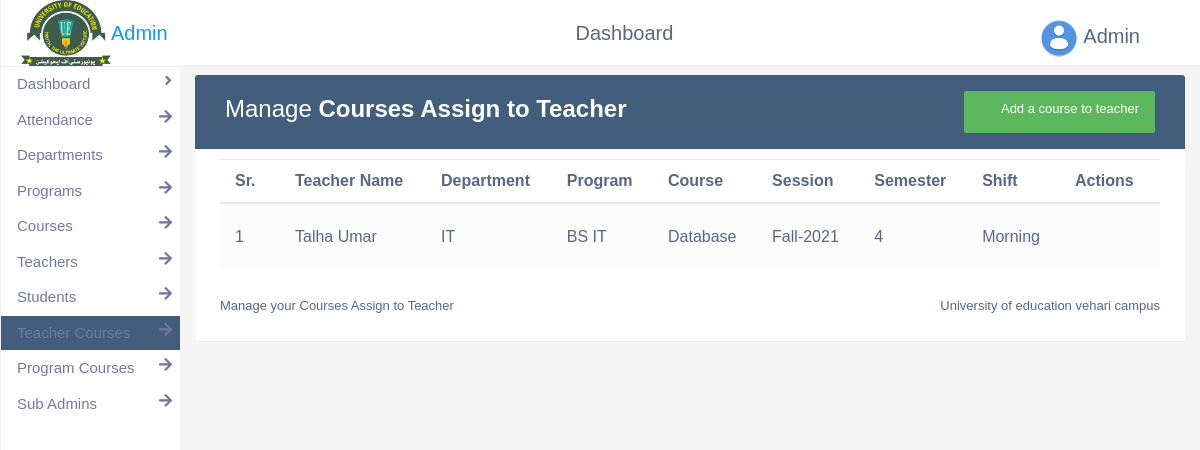
The app's page /admin/teachercourses.php (signed in) with its own data.
### tables this page shows
CREATE TABLE `coursetoteacher` (
  `id` int(11) NOT NULL,
  `t_id` int(11) NOT NULL,
  `p_id` int(11) NOT NULL,
  `c_id` varchar(255) NOT NULL,
  `session_id` int(11) NOT NULL,
  `sh_id` int(11) NOT NULL,
  `d_id` int(11) NOT NULL,
  `semester` int(11) NOT NULL
);

CREATE TABLE `teachers` (
  `id` int(11) NOT NULL,
  `name` varchar(255) NOT NULL,
  `d_id` int(11) NOT NULL,
  `contact` varchar(255) NOT NULL,
  `email` varchar(255) NOT NULL,
  `address` varchar(255) NOT NULL,
  `password` varchar(255) NOT NULL
);

CREATE TABLE `departments` (
  `id` int(11) NOT NULL,
  `name` varchar(255) NOT NULL
);

CREATE TABLE `programs` (
  `id` int(11) NOT NULL,
  `code` varchar(255) NOT NULL,
  `name` varchar(255) NOT NULL,
  `d_id` int(11) NOT NULL,
  `nsemester` int(11) NOT NULL
);

CREATE TABLE `courses` (
  `code` varchar(255) NOT NULL,
  `name` varchar(255) NOT NULL,
  `ch_id` int(11) NOT NULL,
  `p_id` int(11) NOT NULL,
  `semester` int(1) NOT NULL
);

CREATE TABLE `sessions` (
  `id` int(11) NOT NULL,
  `session` varchar(255) NOT NULL
);

CREATE TABLE `shifts` (
  `id` int(11) NOT NULL,
  `shift` varchar(255) NOT NULL
);

### admin/teachercourses.php (the view, shortened to what this page needs)
<html>
<head>
<link rel="stylesheet" href="../assets/css/Varela+Round.css">
<link rel="stylesheet" href="../assets/css/Material+Icons.css">
<link rel="stylesheet" href="../assets/css/font-awesome.min.css">
<link rel="stylesheet" href="../assets/css/bootstrap.min.css">
<link rel="stylesheet" type="text/css" href="../assets/css/form.css">
</head>
<body>
  <?php include 'header.php';  ?>
  <div class="content">
    <div class="container">
        <div class="table-wrapper">
            <div class="table-title">
                <div class="row">
                    <div class="col-md-6">
            <h2>Manage <b>Courses Assign to Teacher</b></h2>
          </div>
          <div class="col-md-6 right">
            <a href="#add" class="btn btn-success" data-toggle="modal"><i class="material-icons">&#xE147;</i> <span>Add a course to teacher</span></a>
          </div>
                </div>
            </div>
            <div style="overflow-x: auto; width: 100%;">
            <table class="table table-striped table-hover">
                <thead>
                    <tr>
                        <th>Sr.</th>
                        <th>Teacher Name</th>
                        <th>Department</th>
                        <th>Program</th>
                        <th>Course</th>
                        <th>Session</th>
                        <th>Semester</th>
                        <th>Shift</th>
                        <th>Actions</th>
                    </tr>
                </thead>
                <tbody>
                    <?php
                       $k=0;
                       $sql="SELECT * FROM coursetoteacher";
                       $result = mysqli_query($conn, $sql);
                       if (mysqli_num_rows($result) > 0) {
                      while($value = mysqli_fetch_assoc($result)) {
                    ?>
                    <tr id="<?php echo $value["id"]; ?>">
            <td>
              <?php echo ++$k; ?>
            </td>
                        <td data-target="teacher">
                          <?php $x=$value["t_id"];
                             $sq="SELECT * FROM teachers WHERE id=$x";
                       $res = mysqli_query($conn, $sq);
                       $val = mysqli_fetch_assoc($res);
                       echo $val["name"];
                        ?></td>
                        <td data-target="department">
                          <?php $x=$value["d_id"];
                             $sq="SELECT * FROM departments WHERE id=$x";
                       $res = mysqli_query($conn, $sq);
                       $val = mysqli_fetch_assoc($res);
                       echo $val["name"];
                        ?></td>
                        <td data-target="program">
                          <?php $x=$value["p_id"];
                             $sq="SELECT * FROM programs WHERE id=$x";
                       $res = mysqli_query($conn, $sq);
                       $val = mysqli_fetch_assoc($res);
                       echo $val["name"];
                        ?></td>
                        <td data-target="course">
                          <?php $x=$value["c_id"];
                             $sq="SELECT * FROM courses WHERE code='$x'";
                       $res = mysqli_query($conn, $sq);
                       $val = mysqli_fetch_assoc($res);
                       echo $val["name"];
                        ?></td>
                        <td data-target="session">
                          <?php $x=$value["session_id"];
                             $sq="SELECT * FROM sessions WHERE id='$x'";
                       $res = mysqli_query($conn, $sq);
                       $val = mysqli_fetch_assoc($res);
                       echo $val["session"];
                        ?></td>
                        <td  data-target="semester"><?php echo $value["semester"]; ?></td>
                        <td data-target="shift">
                          <?php $x=$value["sh_id"];
                             $sq="SELECT * FROM shifts WHERE id=$x";
                       $res = mysqli_query($conn, $sq);
                       $val = mysqli_fetch_assoc($res);
                       echo $val["shift"];
                        ?></td>
                        <td>
                            <a href="#edit" class="edit" data-toggle="modal" data-role="edit" data-id="<?php echo $value["id"]; ?>"><form><i class="material-icons" data-toggle="tooltip" title="Edit">&#xE254;</i></form></a>
                            <a href="#delete" class="delete" data-toggle="modal" data-role="delete" data-id="<?php echo $value["id"]; ?>"><i class="material-icons" data-toggle="tooltip" title="Delete">&#xE872;</i></a>
                        </td>
                    </tr>
                <?php }}
                      else{?>
                        <tr style="text-align: center;">
        <th colspan="12">No data exist !!!</th>
        </tr>
        <?php } ?>
                </tbody>
            </table>
          </div>
      <div class="clearfix">
        <div class="left-text">
          Manage your Courses Assign to Teacher
        </div>
        <div class="right-text">University of education vehari campus</div>
            </div>
        </div>
    </div>
  </div>
</body>
</html>

### assets/css/form.css (style rules this page uses)
body { color: #566787; background: #f5f5f5; font-family: 'Varela Round', sans-serif; font-size: 13px; }
.table-wrapper { background: #fff; padding: 20px 25px; margin: 30px 0; border-radius: 3px; box-shadow: 0 1px 1px rgba(0,0,0,.05); }
.table-title { padding-bottom: 15px; background: #435d7d; color: #fff; padding: 16px 30px; margin: -20px -25px 10px; border-radius: 3px 3px 0 0; }
.table-title h2 { margin: 5px 0 0; font-size: 24px; }
.table-title .btn { color: #fff; float: right; font-size: 13px; border: none; min-width: 50px; border-radius: 2px; border: none; outline: none !important; margin-left: 10px; }
.table-title .btn i { float: left; font-size: 21px; margin-right: 5px; }
.table-title .btn span { float: left; margin-top: 2px; }
table.table tr th, table.table tr td { border-color: #e9e9e9; padding: 12px 15px; vertical-align: middle; }
.table { display: inline-table; overflow: overlay !important; }
table.table tr th:first-child { width: 60px; }
table.table tr th:last-child { width: 100px; }
table.table-striped tbody tr:nth-of-type(odd) { background-color: #fcfcfc; }
table.table td:last-child i { opacity: 0.9; font-size: 22px; margin: 0 5px; }
table.table td a { font-weight: bold; color: #566787; display: inline-block; text-decoration: none; outline: none !important; }
table.table td a.edit { color: #FFC107; }
table.table td a.delete { color: #F44336; }
table.table td i { font-size: 19px; }
.right-text { float: right; margin: 0 0 5px; font-size: 13px; margin-top: 10px; }
.left-text { float: left; margin-top: 10px; font-size: 13px; }

### admin/header.php (style rules this page uses)
@media only screen and (min-width: 960px) { .content { width: 85% !important; } }
.content { float: right; }
.container { margin-top: 75px; }
.table-wrapper { margin-top: 15px; }

### records on screen
coursetoteacher: t.name "Talha Umar", d.name "IT", p.name "BS IT", c.name "Database", session.session "Fall-2021", semester "4", sh.shift "Morning"
